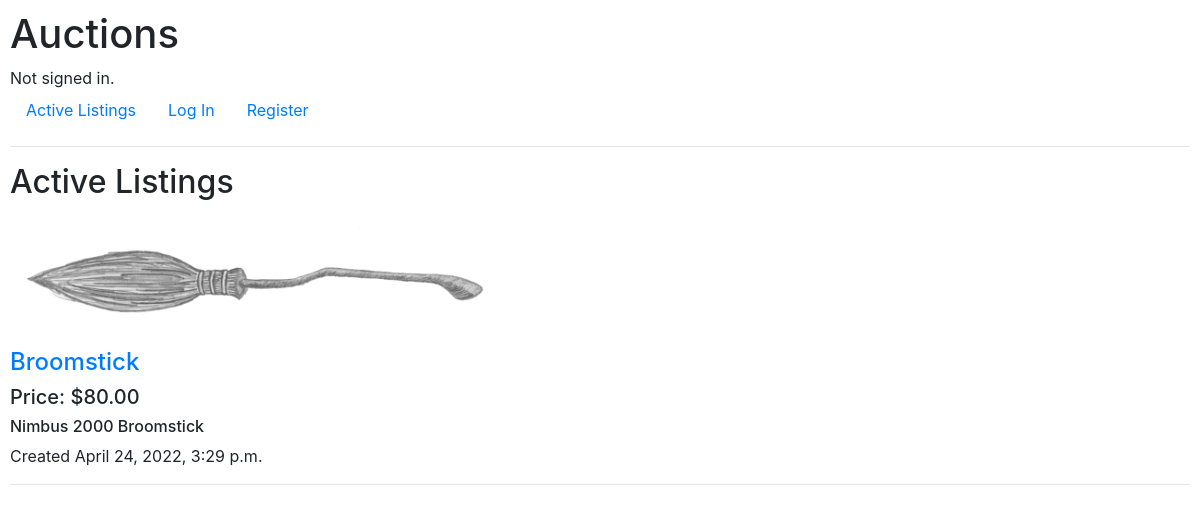
Before: / with the older database file.
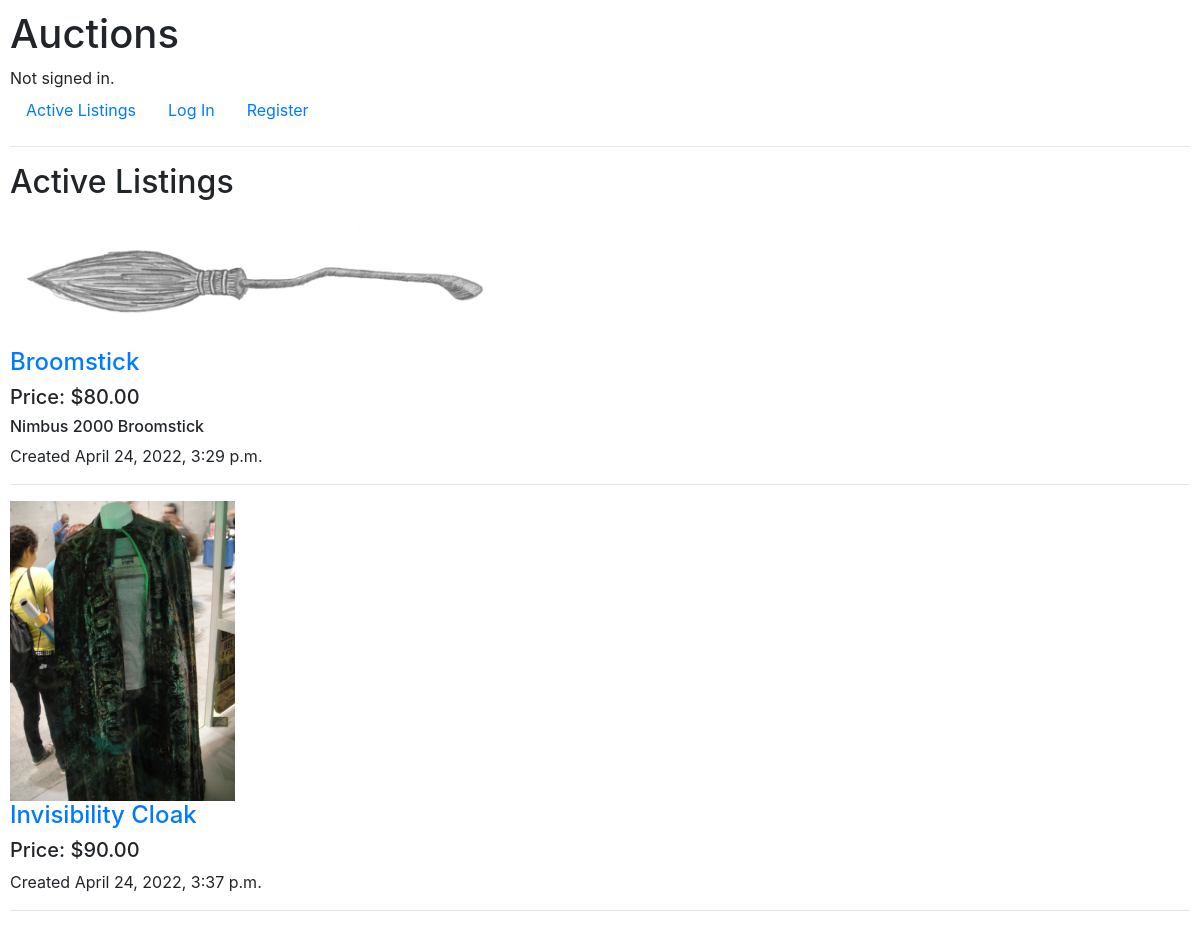
After: the same page with the newer database file.
### auctions/models.py (models this page shows, shortened)
class Product(models.Model):
    name = models.CharField(max_length=256)
    price = models.DecimalField(max_digits=6, decimal_places=2)
    description = models.TextField(default='', blank=True)
    image = models.ImageField(upload_to='auctions/media', null = True)
    created_at = models.DateTimeField(auto_now_add=True)
    updated_at = models.DateTimeField(auto_now=True)
    close = models.BooleanField(default=False)
    created_by = models.ForeignKey(User, on_delete=models.CASCADE, related_name="user_created", default=1)

### auctions/views.py (the view)
# urls.py: path("", views.index, name="index"),
def index(request):
    return render(request, "auctions/index.html", {
        "Products": Product.objects.all()
    })

### auctions/templates/auctions/index.html
{% extends "auctions/layout.html" %}
{% block body %}
    <h2>Active Listings</h2>
    {% for Product in Products %}
        <a href="{% url 'auctions:listings' Product.id %}">
            <img src="{{Product.image}}" style="max-width: 500px; max-height: 300px">
            <h4>{{ Product.name }}</h4>
        </a>
        <h5>Price: ${{Product.price}}</h5>
        <h6>{{Product.description}}</h6>
        <p>Created {{Product.created_at}}</p>
        <hr>
    {% endfor %}
{% endblock %}

### auctions/templates/auctions/layout.html (shortened to what this page needs)
{% load static %}
<!DOCTYPE html>
<html lang="en">
    <head>
        <link rel="stylesheet" href="https://stackpath.bootstrapcdn.com/bootstrap/4.4.1/css/bootstrap.min.css">
        <link href="{% static 'auctions/styles.css' %}" rel="stylesheet">
    </head>
    <body>
        <h1>Auctions</h1>
        <div>
            {% if user.is_authenticated %}
                Signed in as <strong>{{ user.username }}</strong>.
            {% else %}
                Not signed in.
            {% endif %}
        </div>
        <ul class="nav">
            <li class="nav-item">
                <a class="nav-link" href="{% url 'auctions:index' %}">Active Listings</a>
            </li>
            {% if user.is_authenticated %}
                <li class="nav-item">
                    <a class="nav-link" href="{% url 'auctions:logout' %}">Log Out</a>
                </li>
                <li class="nav-item">
                    <a href="{% url 'auctions:create' %}" class="nav-link">Create Listing</a>
                </li>
            {% else %}
                <li class="nav-item">
                    <a class="nav-link" href="{% url 'auctions:login' %}">Log In</a>
                </li>
                <li class="nav-item">
                    <a class="nav-link" href="{% url 'auctions:register' %}">Register</a>
                </li>
            {% endif %}
        </ul>
        <hr>
        {% block body %}
        {% endblock %}
    </body>
</html>

### auctions/static/auctions/styles.css (style rules this page uses)
body { padding: 10px; }

Changed rows visible on the page:
added Product: image (picture), name "Invisibility Cloak", price "90.00", created_at "April 24, 2022, 3:37 p.m."
